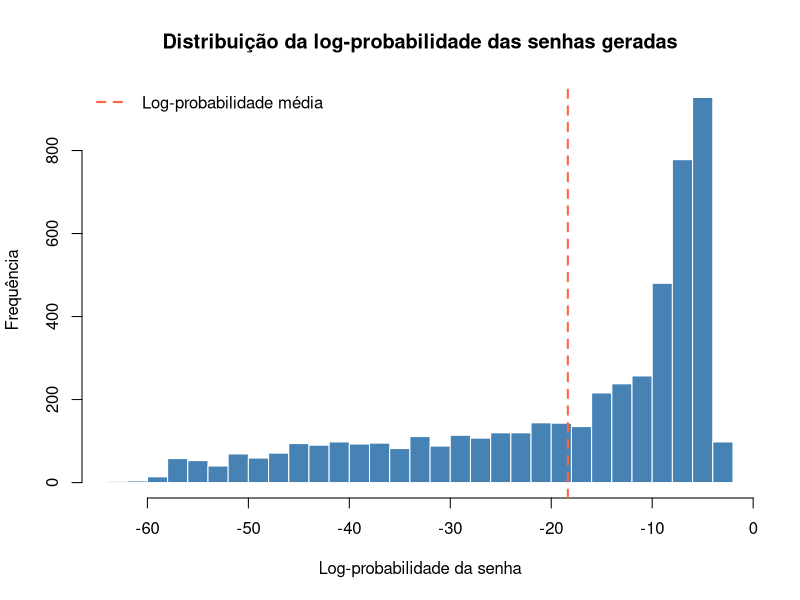

Write R code to recreate this figure.
set.seed(42)

pasta <- "imagens"

# Estados (contexto, inclui o inicio ^) e saidas (proximo caractere, inclui o fim $)
estados <- c(letters, "^")
saidas  <- c(letters, "$")

# Lista sintetica de treino (apenas letras minusculas)
treino <- c("senha", "brasil", "flamengo", "palmeiras", "gremio", "password",
            "admin", "usuario", "abcd", "qwerty", "asdfgh", "zxcvbn", "monteiro",
            "lobato", "paodeacucar", "maracana", "copacabana", "cachorro", "gato",
            "gatinho", "amor", "saudade", "felicidade", "brasilia", "carioca",
            "mineiro", "baiano", "pernambuco", "computador", "internet", "programa",
            "linguagem", "codigo", "futebol", "escola", "trabalho", "familia",
            "teclado", "janela", "aluno")

# Estima a matriz de transicao de ordem 2 com suavizacao de Laplace
alpha <- 0.01
cont <- array(alpha, dim = c(length(estados), length(estados), length(saidas)),
              dimnames = list(estados, estados, saidas))
for (w in treino) {
  w_ext <- c("^", "^", strsplit(w, "")[[1]], "$")
  for (i in seq_len(length(w_ext) - 2)) {
    cont[w_ext[i], w_ext[i + 1], w_ext[i + 2]] <-
      cont[w_ext[i], w_ext[i + 1], w_ext[i + 2]] + 1
  }
}
probs <- sweep(cont, 1:2, apply(cont, 1:2, sum), FUN = "/")

# Gera uma senha caractere a caractere ate sortear o fim ($)
gerar_senha <- function(probs) {
  c1 <- "^"; c2 <- "^"; senha <- character(0)
  for (k in 1:16) {
    prox <- sample(saidas, 1, prob = probs[c1, c2, ])
    if (prox == "$") break
    senha <- c(senha, prox)
    c1 <- c2; c2 <- prox
  }
  paste(senha, collapse = "")
}

n_senhas <- 5000
senhas <- replicate(n_senhas, gerar_senha(probs))

# Log-probabilidade de cada senha sob o modelo
log_prob <- function(senha, probs) {
  w_ext <- c("^", "^", strsplit(senha, "")[[1]], "$")
  total <- 0
  for (i in seq_len(length(w_ext) - 2)) {
    total <- total + log(probs[w_ext[i], w_ext[i + 1], w_ext[i + 2]])
  }
  total
}
log_probs <- sapply(senhas, log_prob, probs = probs)

# Entropia estimada do modelo e limite de forca bruta (em bits)
entropia <- -mean(log_probs) / log(2)
compr_medio <- mean(nchar(senhas))
forca_bruta <- compr_medio * log2(26)

print(round(c(entropia_bits = entropia, forca_bruta_bits = forca_bruta,
              comprimento_medio = compr_medio), 2))

# Figura: distribuicao da log-probabilidade das senhas geradas
png(file.path(pasta, "fig_senhas_logprob.png"), width = 1600, height = 1100, res = 200)
hist(log_probs, breaks = 40, col = "steelblue", border = "white",
     xlab = "Log-probabilidade da senha", ylab = "Frequência",
     main = "Distribuição da log-probabilidade das senhas geradas")
abline(v = mean(log_probs), col = "tomato", lty = 2, lwd = 2)
legend("topleft", legend = "Log-probabilidade média",
       col = "tomato", lty = 2, lwd = 2, bty = "n")
dev.off()
